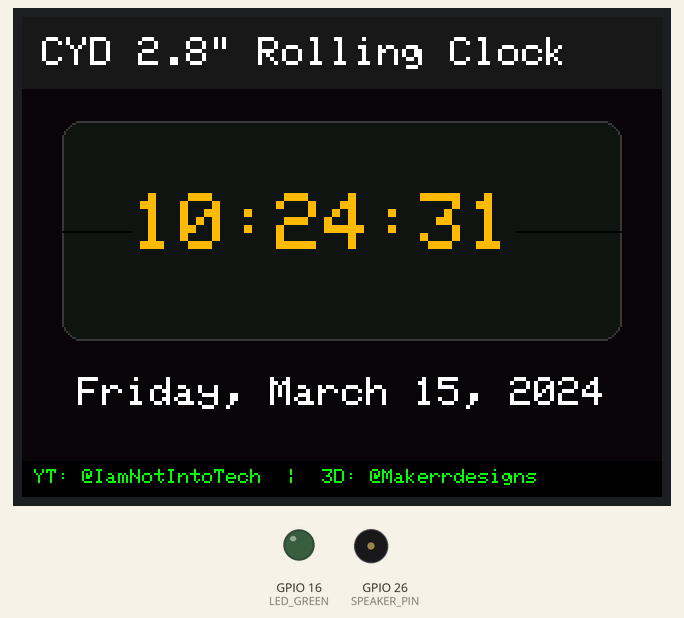
This sketch was run on a simulated ESP32. Shown: 320×240 colour display, output pins drawn as LEDs (lit = HIGH), buzzer (waves = sounding). WiFi joins after 1.5 s; servers stay silent unless stated; the local clock reads 2024-03-15 10:24:30 at power-on unless the sketch sets it.

Above: at 2.1 s.
At 20.5 s:
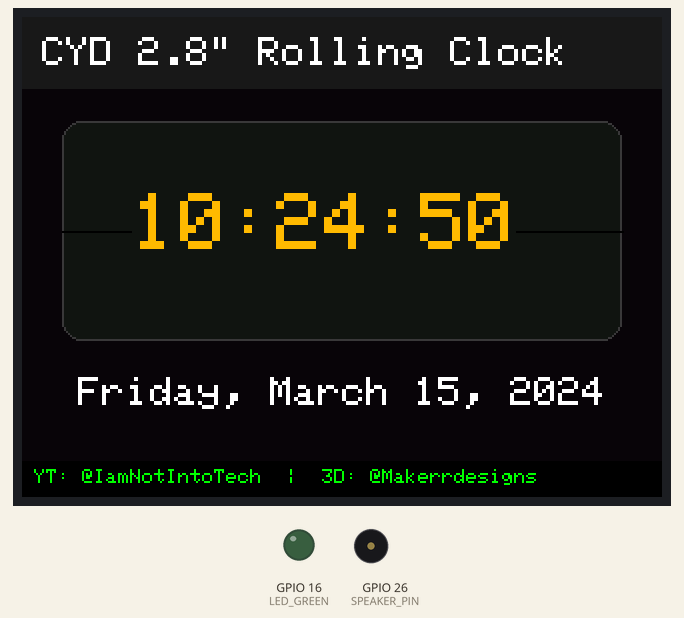
At 30.81 s:
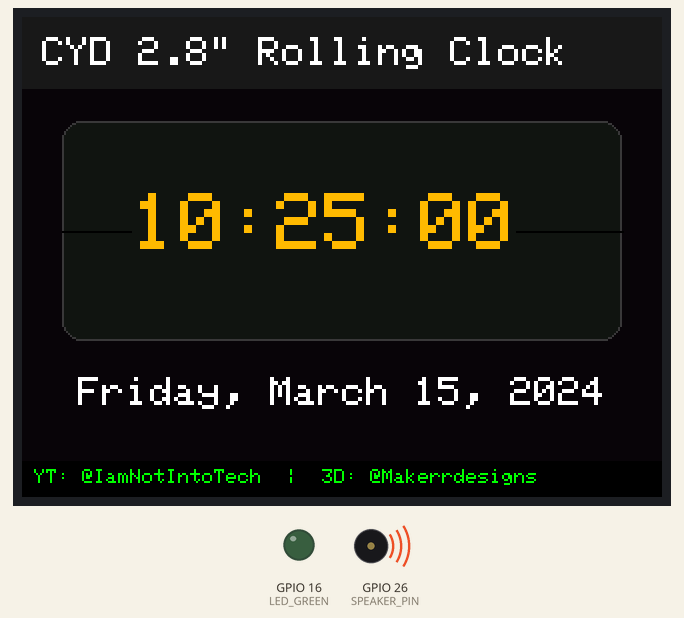
At 39.0 s:
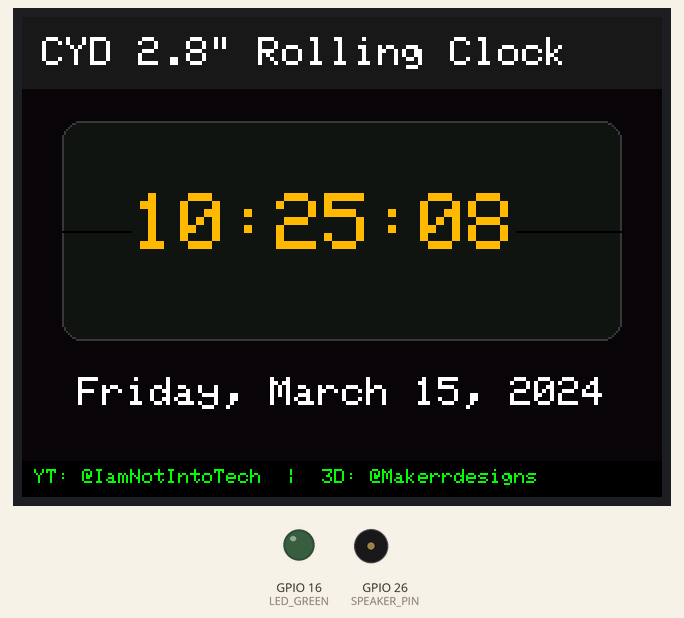
Timing chart, 0 to 40.0 s (numbered marks = the images above):
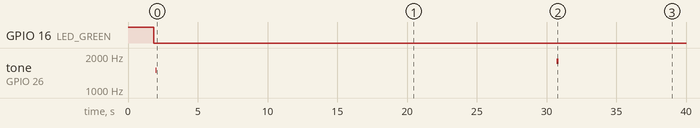

Measured:
- by itself, tone on GPIO 26 (SPEAKER_PIN): silent → 1500 Hz at 2.0 s, → silent 0.10 s later, → 1800 Hz 28.7 s later, → silent 0.15 s later
- what the display in image 0 shows lasts 1.0 s, from 2.0 s to 3.0 s

The sketch:

03-rolling-clock.ino
```cpp
/**
 * @file 03-rolling-clock.ino
 * @brief Smooth Scrolling NTP Digital Desk Clock for CYD 2.8" (ESP32-2432S028R)
 * @author Tushar Aggarwal (tushar2704)
 * @repository https://github.com/tushar2704/Cheap-Yellow-Display-Community
 *
 * 📺 Follow on YouTube:
 * - Tech & Coding: https://youtube.com/@IamNotIntoTech
 * - 3D Printing & Enclosure: https://youtube.com/@Makerrdesigns
 *
 * Modernized rolling digit clock inspired by mechanical split-flap and rolling clocks.
 */

#include <WiFi.h>
#include <time.h>
#include <SPI.h>
#include <TFT_eSPI.h>
#include <XPT2046_Touchscreen.h>

const char* WIFI_SSID     = "YOUR_WIFI_SSID";
const char* WIFI_PASSWORD = "YOUR_WIFI_PASSWORD";

const char* NTP_SERVER = "pool.ntp.org";
const long  GMT_OFFSET_SEC = 0;       // Set your UTC offset in seconds (e.g. EST = -18000)
const int   DAYLIGHT_OFFSET_SEC = 3600;

#define XPT2046_IRQ 36
#define XPT2046_MOSI 13
#define XPT2046_MISO 12
#define XPT2046_CLK 14
#define XPT2046_CS 33

#define SPEAKER_PIN 26
#define LED_GREEN 16

TFT_eSPI tft = TFT_eSPI();
TFT_eSprite sprite = TFT_eSprite(&tft); // Sprite for flicker-free rolling animation

char prevTimeStr[9] = "        ";
bool is24HourFormat = true;

void beep(int freq, int ms) {
  tone(SPEAKER_PIN, freq, ms);
}

void drawClockCard() {
  tft.fillScreen(0x0821);

  // Header Banner
  tft.fillRect(0, 0, 320, 36, 0x18C3);
  tft.setTextColor(TFT_WHITE, 0x18C3);
  tft.setTextSize(2);
  tft.setCursor(10, 10);
  tft.print("CYD 2.8\" Rolling Clock");

  // Digit Plate Outer Frame
  tft.fillRoundRect(20, 52, 280, 110, 10, 0x10A2);
  tft.drawRoundRect(20, 52, 280, 110, 10, 0x39C7);

  // Center horizontal split line (split-flap style)
  tft.drawLine(20, 107, 300, 107, TFT_BLACK);

  // Footer Info Bar
  tft.fillRect(0, 222, 320, 18, TFT_BLACK);
  tft.setTextColor(0x07E0, TFT_BLACK);
  tft.setTextSize(1);
  tft.setCursor(6, 226);
  tft.print("YT: @IamNotIntoTech  |  3D: @Makerrdesigns");
}

void updateTimeDisplay() {
  struct tm timeinfo;
  if (!getLocalTime(&timeinfo)) return;

  char currentTimeStr[9];
  if (is24HourFormat) {
    strftime(currentTimeStr, sizeof(currentTimeStr), "%H:%M:%S", &timeinfo);
  } else {
    strftime(currentTimeStr, sizeof(currentTimeStr), "%I:%M:%S", &timeinfo);
  }

  // Draw Time with flicker-free rendering
  tft.setTextColor(0xFDC0, 0x10A2); // CYD Yellow
  tft.setTextSize(4);
  tft.setCursor(55, 88);
  tft.print(currentTimeStr);

  // Date line
  char dateStr[32];
  strftime(dateStr, sizeof(dateStr), "%A, %B %d, %Y", &timeinfo);
  tft.fillRect(20, 175, 280, 30, 0x0821);
  tft.setTextColor(TFT_WHITE, 0x0821);
  tft.setTextSize(2);
  int dateX = (320 - (strlen(dateStr) * 12)) / 2;
  dateX = max(10, dateX);
  tft.setCursor(dateX, 180);
  tft.print(dateStr);

  // Hourly chime on second :00
  if (timeinfo.tm_sec == 0) {
    beep(1800, 150);
  }
}

void setup() {
  Serial.begin(115200);
  pinMode(SPEAKER_PIN, OUTPUT);
  pinMode(LED_GREEN, OUTPUT);
  digitalWrite(LED_GREEN, HIGH);

  tft.init();
  tft.setRotation(1);
  tft.fillScreen(0x0821);

  tft.setTextColor(0xFDC0, 0x0821);
  tft.setTextSize(2);
  tft.setCursor(30, 100);
  tft.print("Connecting to WiFi...");

  WiFi.begin(WIFI_SSID, WIFI_PASSWORD);
  int retry = 0;
  while (WiFi.status() != WL_CONNECTED && retry < 25) {
    delay(400);
    retry++;
  }

  if (WiFi.status() == WL_CONNECTED) {
    digitalWrite(LED_GREEN, LOW); // Green LED on
    configTime(GMT_OFFSET_SEC, DAYLIGHT_OFFSET_SEC, NTP_SERVER);
    drawClockCard();
    beep(1500, 100);
  } else {
    tft.fillScreen(TFT_BLACK);
    tft.setTextColor(TFT_RED, TFT_BLACK);
    tft.setCursor(20, 100);
    tft.print("WiFi Failed! Check credentials.");
  }
}

void loop() {
  static unsigned long lastUpdate = 0;
  unsigned long now = millis();

  if (now - lastUpdate >= 1000) {
    lastUpdate = now;
    updateTimeDisplay();
  }

  delay(50);
}
```
